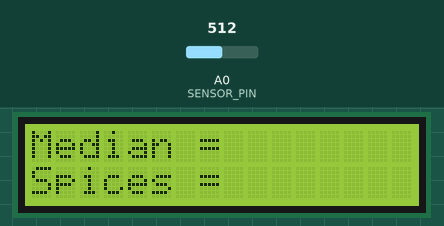
Simulated run of this sketch. Board: Arduino Uno, built with avr-gcc and run on an emulated ATmega328P. Shown: 16×2 character LCD. The test bench sets the inputs (shaded band); at power-on: A0 (SENSOR_PIN) = 512. What the sketch prints to the serial monitor is not drawn.

Above: at 2.2 s.
At 9.5 s:
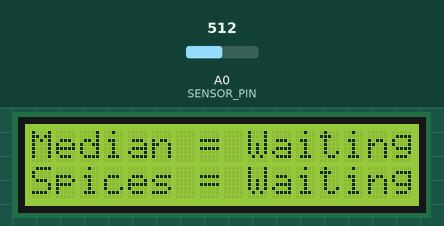
9.6 s: A0 (SENSOR_PIN) set to 716
At 17.0 s:
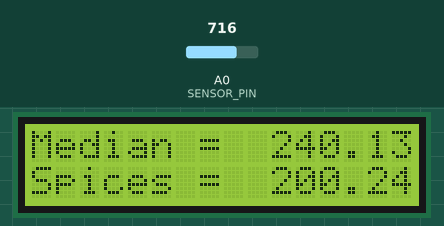
17.7 s: A0 (SENSOR_PIN) set to 900
At 18.6 s:
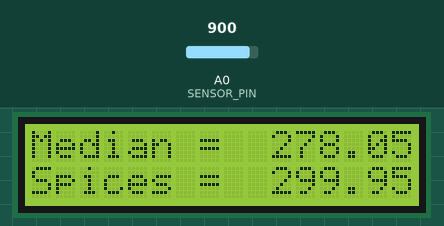
22.0 s: A0 (SENSOR_PIN) set to 1023
At 23.1 s:
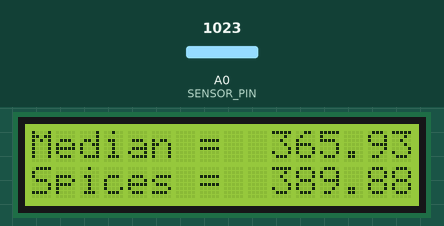
Timing chart, 0 to 25.0 s (numbered marks = the images above; inputs shaded):
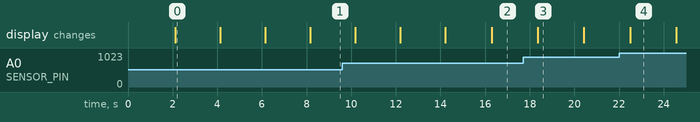

The sketch:

laboratory_11.ino
```cpp
#include <Adafruit_LiquidCrystal.h>

#define SENSOR_PIN A0
const byte LcdAddress = 0; // Use 0 as specified
const byte LcdColumns = 16;
const byte LcdRows = 2;

// Constants for temperature calculation
const float REFERENCE_VOLTAGE = 5.0; // in volts
const float VOLTAGE_OFFSET = 500.0; // in millivolts
const float TEMPERATURE_SLOPE = 10.0; // in millivolts per degree Celsius

// Array size constants
const int ARRAY_SIZE = 5;

Adafruit_LiquidCrystal lcd(LcdAddress);

void setup() {
    pinMode(SENSOR_PIN, INPUT);
    Serial.begin(9600);
    lcd.begin(LcdColumns, LcdRows);
    lcd.setCursor(0, 0);
    lcd.print("Median = ");
    lcd.setCursor(0, 1);
    lcd.print("Spices = ");
}

float getTemperature() {
    float voltage = (analogRead(SENSOR_PIN) * (REFERENCE_VOLTAGE / 1023.0)) * 1000; // Convert to millivolts
    float temperature = (voltage - VOLTAGE_OFFSET) / TEMPERATURE_SLOPE; // Convert to Celsius

    Serial.print("Real time temperature = ");
    Serial.println(temperature);
    return temperature;
}

void shiftArray(float arr[], const int size) {
    for (int i = 0; i < size - 1; i++) {
        arr[i] = arr[i + 1];
    }
}

void display(float t1, float t2) {
    lcd.setCursor(10, 0);
    lcd.print(t1);
    lcd.setCursor(10, 1);
    lcd.print(t2);
}

void displayWaitingMessage() {
    lcd.setCursor(9, 0);
    lcd.print("Waiting");
    lcd.setCursor(9, 1);
    lcd.print("Waiting");
}

void clearDisplayMessage() {
    lcd.setCursor(9, 0);
    lcd.print("          "); // Clear "Waiting" message on line 0
    lcd.setCursor(9, 1);
    lcd.print("          "); // Clear "Waiting" message on line 1
}

float calculateWeightedAverage(float temps[], const int size) {
    const int WEIGHT = 2;
    float sum = 0;
    float totalWeight = 0;
    for (int i = 0; i < size; i++) {
        sum += temps[i] * WEIGHT;
        totalWeight += WEIGHT;
    }
    return sum / totalWeight;
}

int compareFloats(const void* a, const void* b) {
    float fa = *(const float*)a;
    float fb = *(const float*)b;
    return (fa > fb) - (fa < fb);
}

float applySaltAndPepperFilter(float temps[], const int size) {
    float sortedTemps[size];
    for (int i = 0; i < size; i++) {
        sortedTemps[i] = temps[i];
    }
    qsort(sortedTemps, size, sizeof(float), compareFloats);
    const int MEDIAN_INDEX = size / 2;
    return sortedTemps[MEDIAN_INDEX];
}

void loop() {
    static float temperatures[ARRAY_SIZE]; // Static to preserve values between calls
    static int index = 0;

    Serial.println("MEASURING TEMPERATURE...");
    temperatures[index % ARRAY_SIZE] = getTemperature(); // Use modulo to cycle through array indices

    if (index < ARRAY_SIZE - 1) {
        displayWaitingMessage();
        delay(2000); // Wait before clearing the display
        clearDisplayMessage();
    }

    if (index >= ARRAY_SIZE - 1) { // Only process once we have enough readings
        float averageTemperature = calculateWeightedAverage(temperatures, ARRAY_SIZE);
        float filteredTemperature = applySaltAndPepperFilter(temperatures, ARRAY_SIZE);

        Serial.print("Average Temperature: ");
        Serial.println(averageTemperature);
        Serial.print("Filtered Temperature: ");
        Serial.println(filteredTemperature);

        display(averageTemperature, filteredTemperature);
    }

    delay(2000);
    index++;
}
```

Measured:
- what the display in image 0 shows lasts 2.0 s, from 2.1 s to 4.1 s
- what the display in image 3 shows lasts 2.0 s, from 18.4 s to 20.4 s
